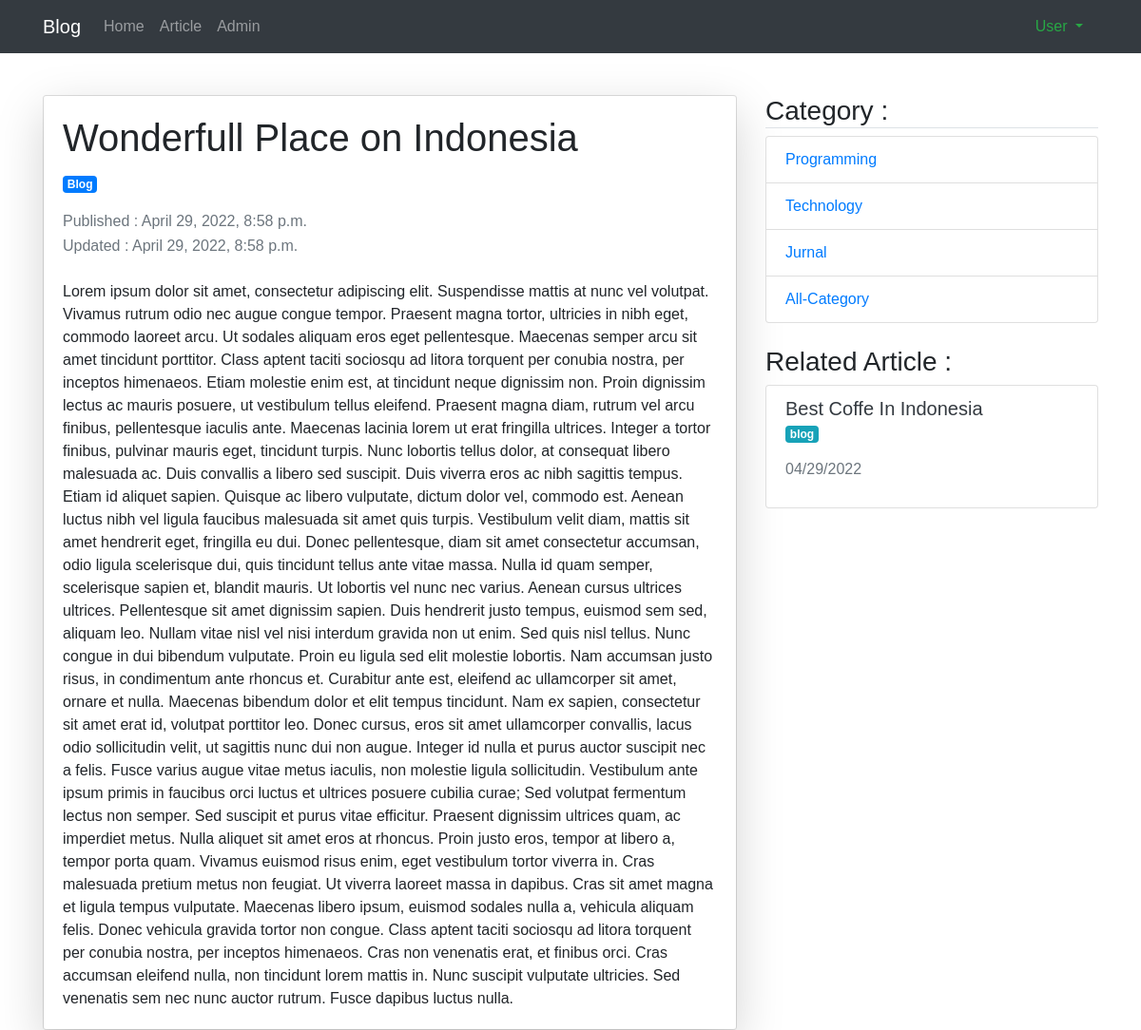
Page /article/detail/wonderfull-place-on-indonesia on the earlier database version.
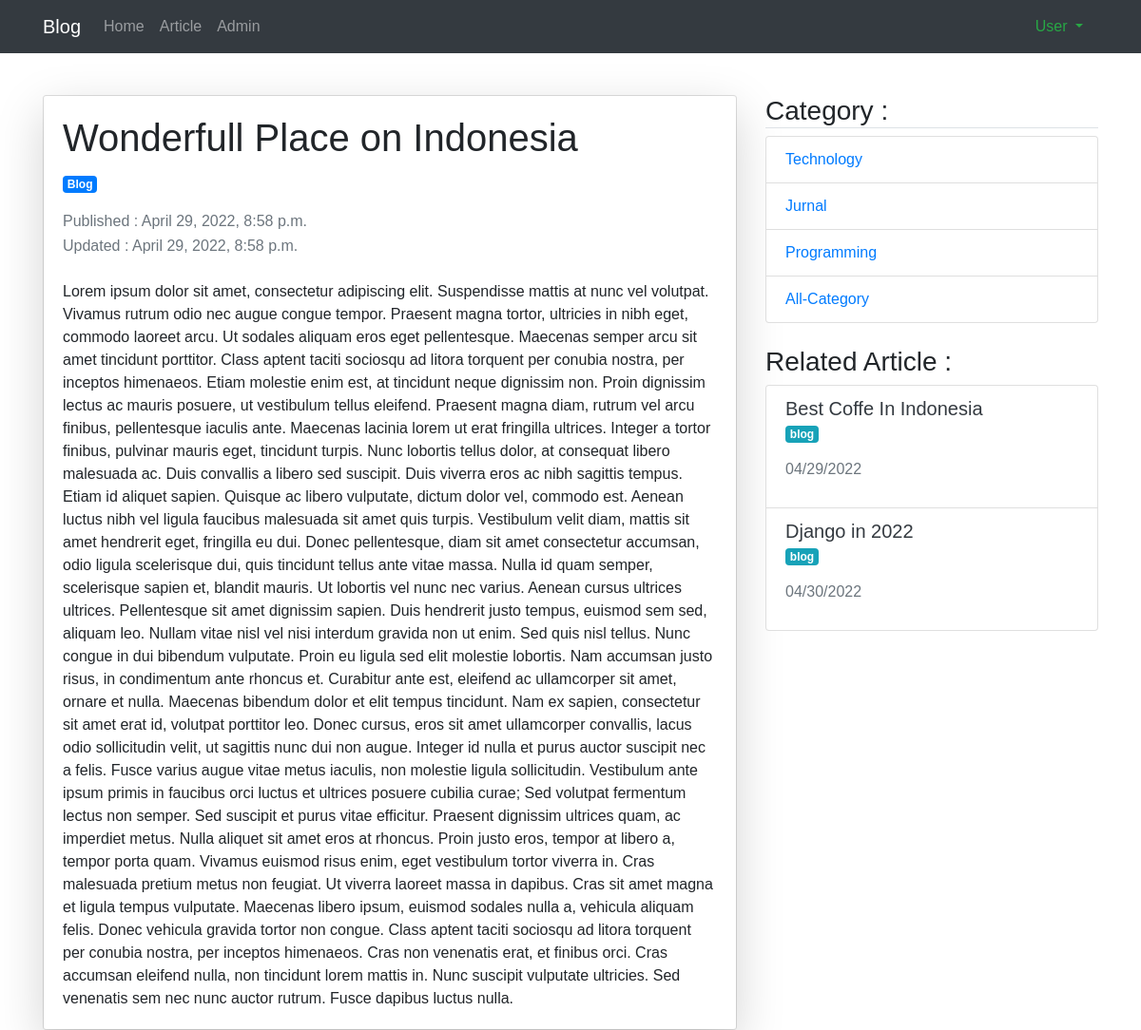
Same page on the later database version.
### article/models.py (models this page shows, shortened)
class Article(models.Model):
    LIST_CATEGORY=(
        ('blog','Blog'),
        ('jurnal', 'Jurnal'),
        ('technology', 'Technology'),
        ('programming', 'Programming')
    )
    title = models.CharField(max_length=100)
    content = models.TextField()
    category = models.CharField(max_length=50, default='blog', choices=LIST_CATEGORY)
    published = models.DateTimeField(auto_now_add=True)
    updated = models.DateTimeField(auto_now=True)
    slug = models.SlugField(blank=True, editable=False)

### article/views.py (the view)
# urls.py: path('detail/<slug:slug>', ArticleDetailView.as_view(), name='detail'),
class ArticleDetailView(DetailView):
    model = Article
    template_name = 'article/article_detail.html'
    context_object_name = 'article'
    extra_context = {}
    def get_context_data(self, **kwargs):
        categories = self.model.objects.values_list('category', flat = True).distinct().exclude(category = self.object.category)
        self.extra_context['categories'] = categories
        related_articles = self.model.objects.filter(category = self.object.category).exclude(id = self.object.id)
        self.extra_context['related_articles'] = related_articles
        context = super().get_context_data(**kwargs)
        return context

### article/templates/article/article_detail.html (shortened to what this page needs)
{% extends 'base.html' %}
{% block contents %}
    <div class="row">
        <div class="col-md-8">
            <div class="card">
                <div class="card-body shadow-lg">
                    <h1 class="card-title">{{article.title}}</h1>
                    <p class="card-subtitle mb-4 text-capitalize badge badge-primary">{{article.category}}</p>
                    <p class="card-subtitle mb-2 text-muted">Published : {{article.published|date:"DATETIME_FORMAT"}} </p>
                    <p class="card-subtitle mb-4 text-muted">Updated : {{article.updated|date:"DATETIME_FORMAT"}} </p>
                    <p class="card-text">{{article.content}}</p>
                </div>
            </div>
        </div>
        <div class="col-sm">
            <h3 class="border-bottom">Category : </h3>
            <ul class="list-group">
                {% for category in categories %}
                <li class="list-group-item">
                    <a class="text-capitalize" href="{% url 'article:category' category  1 %}">
                        {{category}}
                    </a>
                </li>
                {% endfor %}
                <li class="list-group-item">
                    <a href="{% url 'article:list' 1 %}">
                        All-Category
                    </a>
                </li>
            </ul>
            <br>
            <h3>Related Article :</h3>
            <ul class="list-group">
                {% for article in related_articles %}
                <li class="list-group-item">
                    <a href="{% url 'article:detail' article.slug %}" class="h5 text-dark" >{{article.title}}</a>
                    <br>
                    <p class="badge badge-info">{{article.category}}</p>
                    <p class="text-muted">{{article.published|date:'SHORT_DATE_FORMAT'}}</p>
                </li>
                {% endfor %}
            </ul>
        </div>
    </div>
{% endblock contents %}

Differences in the rows shown:
added Article: title "Django in 2022", category "blog", published "04/30/2022"
